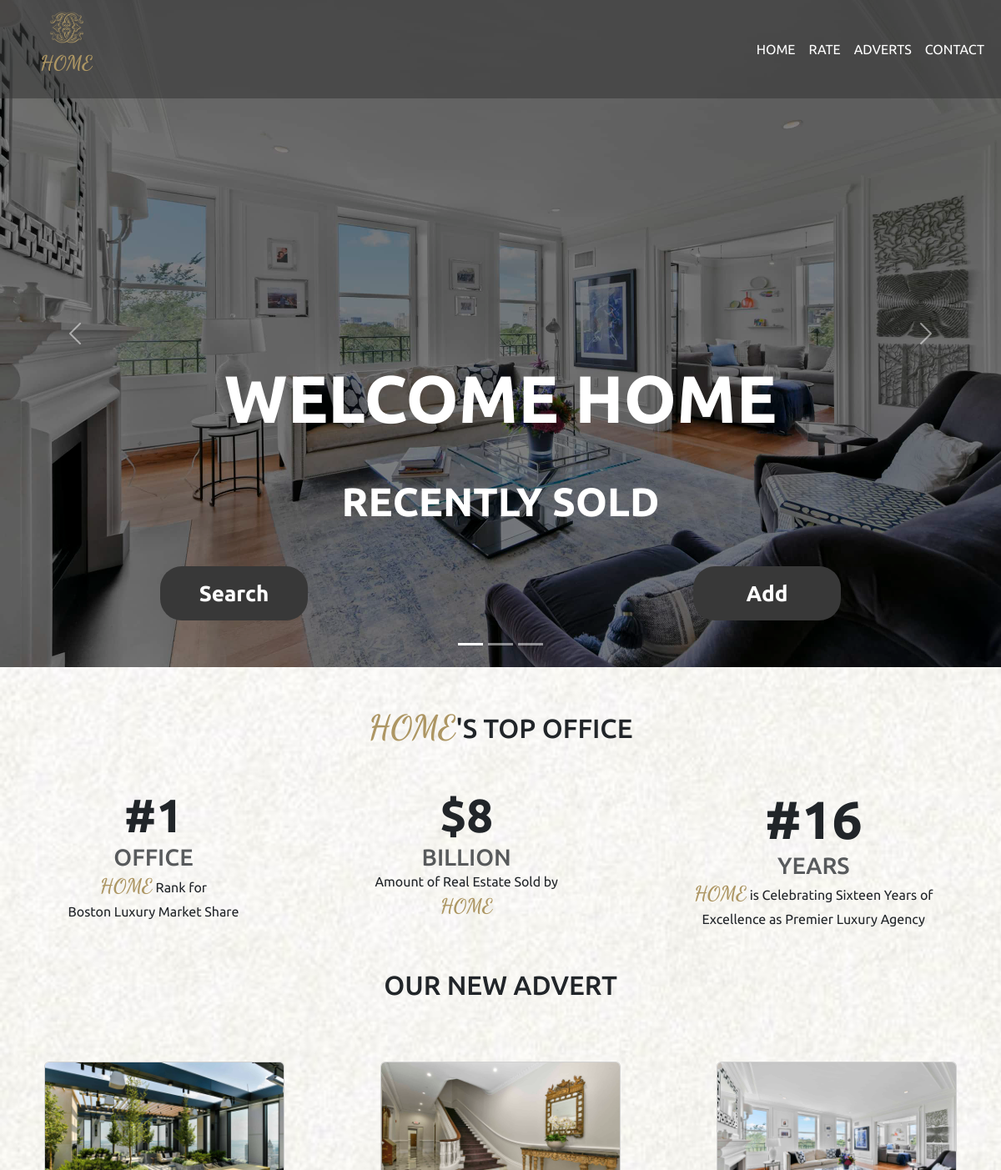
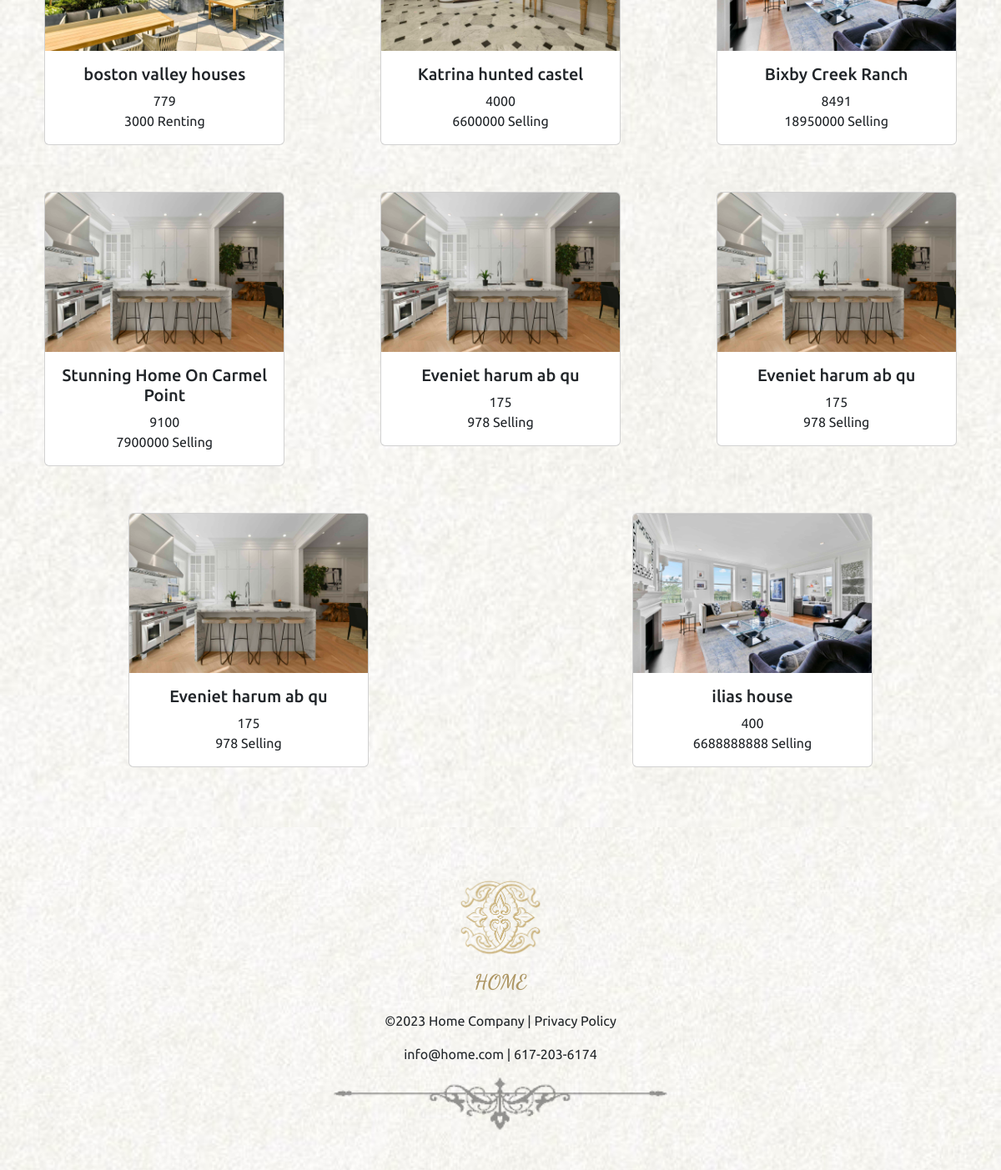
The page / on the database its author committed (2 pictures, top to bottom).
### tables this page shows
CREATE TABLE `advertisement` (
  `ID` int(1) NOT NULL,
  `title` varchar(200) NOT NULL,
  `image` varchar(500) NOT NULL,
  `description` varchar(500) NOT NULL,
  `Area` int(15) NOT NULL,
  `address` varchar(200) NOT NULL,
  `amount` decimal(10,0) NOT NULL,
  `Date` date NOT NULL DEFAULT current_timestamp(),
  `type` varchar(10) NOT NULL
);

### index.php (the view, shortened to what this page needs)
<!DOCTYPE html>
<html lang="en">
<head>
    <link href="https://cdn.jsdelivr.net/npm/bootstrap@5.3.0-alpha1/dist/css/bootstrap.min.css" rel="stylesheet">
    <link rel="stylesheet" href="style.css">
</head>
<body>
    <div data-bs-spy="scroll" data-bs-target="#navbar" data-bs-root-margin="0px 0px -40%" data-bs-smooth-scroll="true" class="scrollspy-example bg-body-tertiary rounded-2" tabindex="0">
        <header id="Home">
            <div id="demo" class="carousel slide" data-bs-ride="carousel">
                <div class="carousel-indicators">
                    <button type="button" data-bs-target="#demo" data-bs-slide-to="0" class="active"></button>
                    <button type="button" data-bs-target="#demo" data-bs-slide-to="1"></button>
                    <button type="button" data-bs-target="#demo" data-bs-slide-to="2"></button>
                </div>
                <div class="carousel-inner">
                    <div class="carousel-item active">
                        <img src="IMG/sl0.jpg" alt="Los Angeles" class="d-block w-100">
                        <div class="carousel-caption">
                            <h1 class="display-1 fw-bolder  m-lg-5">WELCOME HOME</h1>
                            <p class="display-5 fw-semibold  m-lg-5">RECENTLY SOLD</p>
                            <div class="d-flex container justify-content-between">
                                <div class="d-flex">
                                    <div>
                                        <p>
                                            <button class="btn search" type="button" data-bs-toggle="collapse" data-bs-target="#search-bar" aria-expanded="false" aria-controls="search-bar">Search</button>
                                        </p>
                                    </div>
                                </div>
                                <button class="btn add" data-bs-toggle="modal" data-bs-target="#modal-add">Add</button>
                            </div>
                        </div>
                    </div>
                </div>
                <button class="carousel-control-prev" type="button" data-bs-target="#demo" data-bs-slide="prev">
                    <span class="carousel-control-prev-icon"></span>
                </button>
                <button class="carousel-control-next" type="button" data-bs-target="#demo" data-bs-slide="next">
                    <span class="carousel-control-next-icon"></span>
                </button>
            </div>
            <nav class="navbar nav-pills navbar-expand-lg" id="navbar">
                <div class="d-block text-center ms-5">
                    <img src="IMG/logo-01.png" width="50px" height="50px" alt="logo-01">
                    <br>
                    <p class="logo">HOME</p>
                </div>
                <div class="container-fluid">
                    <div class="collapse navbar-collapse justify-content-end" id="navbarNav">
                        <ul class="navbar-nav">
                            <li class="nav-item">
                                <a class="nav-link" href="#Home">Home</a>
                            </li>
                            <li class="nav-item">
                                <a class="nav-link" href="#Rate">Rate</a>
                            </li>
                            <li class="nav-item">
                                <a class="nav-link" href="#Adverts">Adverts</a>
                            </li>
                            <li class="nav-item">
                                <a class="nav-link" href="#Contact">Contact</a>
                            </li>
                        </ul>
                    </div>
                </div>
            </nav>
        </header>
        <main class="pb-5">
            <section class="text-center pt-5 mb-5" id="Rate">
                <h2 class="mb-5"><span class="logo fs-1">HOME</span>'S TOP OFFICE</h2>
                <div class="d-flex justify-content-around">
                    <div>
                        <h2 class="card-title display-4 fw-bold">#1</h2>
                        <h3 class="card-subtitle text-muted">OFFICE</h3>
                        <p class="card-text">
                            <span class="logo">HOME</span>
                            Rank for
                            <br>
                            Boston Luxury Market Share
                        </p>
                    </div>
                    <div>
                        <h2 class="card-title display-4 fw-bold">$8</h2>
                        <h3 class="card-subtitle text-muted">BILLION</h3>
                        <p class="card-text">
                            Amount of Real Estate Sold by
                            <br>
                            <span class="logo">HOME</span>
                        </p>
                    </div>
                    <div>
                        <h2 class="card-title display-3 fw-bolder">#16</h2>
                        <h3 class="card-subtitle text-muted">YEARS</h3>
                        <p class="card-text">
                            <span class="logo">HOME</span>
                            is Celebrating Sixteen Years
                            of
                            <br>
                            Excellence as Premier
                            Luxury Agency
                        </p>
                    </div>
                </div>
            </section>
            <section class="text-center" id="Adverts">
                <h2 class="mb-5">OUR NEW ADVERT</h2>
                <div class="d-flex">
                    <div class="d-flex justify-content-around gap-2 flex-wrap">
                        <?php
                        require "connect.php";
                        $sql = "SELECT * FROM advertisement limit 8";
                        $result = $conn->query($sql);
                        while ($row = $result->fetch_assoc()) {
                        ?>
                            <div class="m-4">
                                <div class="card " style="width: 18rem;">
                                    <div class="card-image">
                                    </div>
                                    <div class="card-body">
                                        <h5 class="card-title">
                                            <?php echo $row['title'] ?>
                                        </h5>
                                        <p class="card-text">
                                            <?php echo $row['Area'] ?><br>
                                            <?php echo $row['amount'] ?>
                                            <?php echo $row['type'] ?>
                                        </p>
                                    </div>
                                </div>
                            </div>
                        <?php
                        }
                        ?>
                    </div>
                </div>
            </section>
        </main>
        <footer class="text-center pt-5 pb-5" id="Contact">
            <div class="d-flex flex-column justify-content-center align-items-center">
                <div>
                    <img src="IMG/logo-01.png" width="120px" height="120px" alt="logo-01">
                    <br>
                    <p class="logo">HOME</p>
                </div>
                <div>
                    <p>
                        ©2023 Home Company | Privacy Policy
                    </p>
                    <p>info@home.com | 617-203-6174</p>
                </div>
                <img src="IMG/fotter.png" width="400" alt="footer">
            </div>
        </footer>
    </div>
</body>
</html>

### style.css (style rules this page uses)
* { box-sizing: border-box; font-family: "Ubuntu", sans-serif; }
.carousel-item img { height: 100vh; filter: brightness(50%); }
#navbar { position: fixed; top: 0; width: 100%; z-index: 1; background-color: #38383891; }
nav .navbar-nav li a { color: white !important; }
.nav-link { color: white !important; text-transform: uppercase; }
.logo { color: #ad9663; font-family: "Dancing Script", cursive; font-size: x-large; font-weight: bold; }
main { background-image: url(IMG/main_image.jpg); background-size: cover; }
#Contact { background-image: url(IMG/main_image.jpg); background-size: cover; }
.btn { border: none; border-radius: 26px; color: white; font-size: 26px; font-weight: bold; background-color: #383838; width: 177px; height: 65px; }
.collapse:not(.show) { display: none; }
.card-image { position: relative; }

### rows shown on the page
advertisement: title "boston valley houses", Area "779", amount "3000", type "Renting"
advertisement: title "Katrina hunted castel", Area "4000", amount "6600000", type "Selling"
advertisement: title "Bixby Creek Ranch", Area "8491", amount "18950000", type "Selling"
advertisement: title "Stunning Home On Carmel Point", Area "9100", amount "7900000", type "Selling"
advertisement: title "Eveniet harum ab qu", Area "175", amount "978", type "Selling"
advertisement: title "Eveniet harum ab qu", Area "175", amount "978", type "Selling"
advertisement: title "Eveniet harum ab qu", Area "175", amount "978", type "Selling"
advertisement: title "ilias house", Area "400", amount "6688888888", type "Selling"
